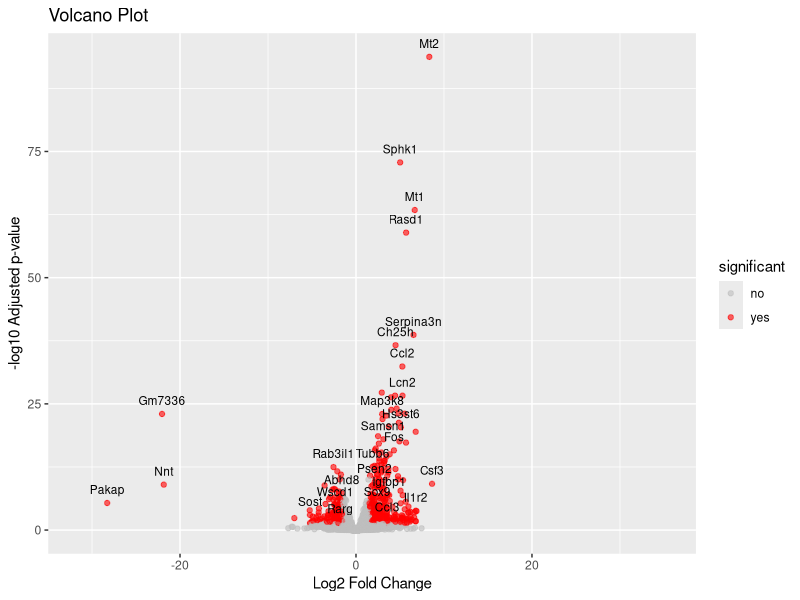
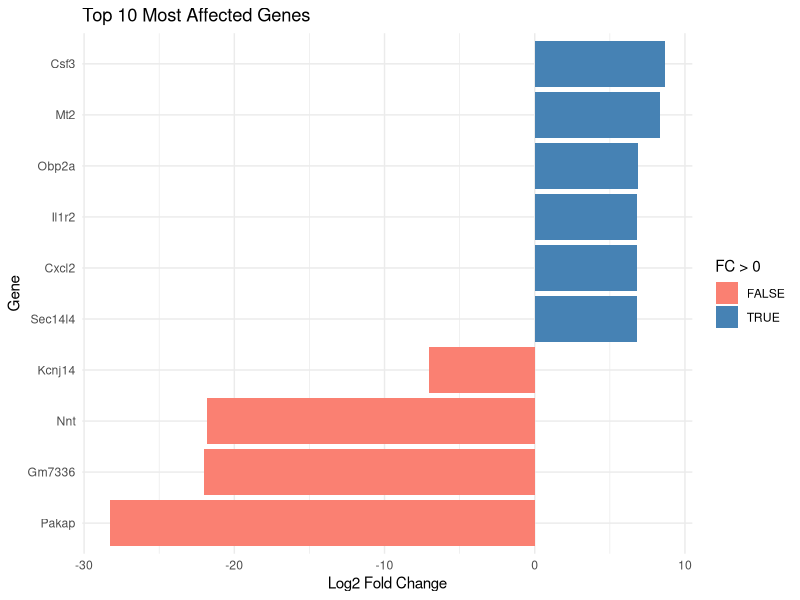

Source code (R) for these figures, in order:
## ---- chunk 1
#| message: false
#| error: false
#| warning: false

library(dplyr)
library(ggplot2)
library(tidyverse)

df <- read.table("FSIvsControlBead.csv", sep = ',')
## ---- chunk 2

fc_threshold <- 1
padj_threshold <- 0.05
## ---- chunk 3

df <- read.csv("FSIvsControlBead.csv", header = TRUE, check.names = TRUE)

colnames(df)

names(df)[names(df) == "B_FSI_vs_Ctrl_padj"] <- "padj"

names(df)[names(df) == "B_FSI_vs_Ctrl_log2FoldChange"] <- "FC"

print(names(df))

## ---- chunk 4
padj <- padj_threshold
FC <- fc_threshold

padj_threshold <- 0.05
fc_threshold <- 1.5
## ---- chunk 5
sig_genes <- df |> 
  filter(!is.na(padj)) |> 
  filter(padj < padj_threshold & abs(FC) > fc_threshold)

df <-df |>
mutate(significant = ifelse(!is.na(padj) & padj < padj_threshold & abs (FC) > fc_threshold, "yes", "no"))

## ---- chunk 6
#| message: false
#| error: false
#| warning: false

ggplot(df, aes(x = FC, y = -log10(padj), label = symbol)) +
  geom_point(aes(color = significant), alpha = 0.6) + # Move color here
  scale_color_manual(values = c("yes" = "red", "no" = "gray")) +
  labs(
    title = "Volcano Plot",
    x = "Log2 Fold Change",
    y = "-log10 Adjusted p-value"
  ) +
  geom_text(
    data = subset(df, significant == "yes"),
    vjust = -1,
    size = 3,
    check_overlap = TRUE
  )

## ---- chunk 7
top_genes <- sig_genes %>%
arrange(desc(abs(FC))) %>%
slice(1:10)

top_genes

ggplot(top_genes, aes(x = reorder(symbol, FC), y = FC, fill = FC > 0)) + geom_col() + coord_flip() + labs(title = "Top 10 Most Affected Genes", x = "Gene", y = "Log2 Fold Change") + scale_fill_manual(values = c("TRUE" = "steelblue", "FALSE" = "salmon")) + theme_minimal()
